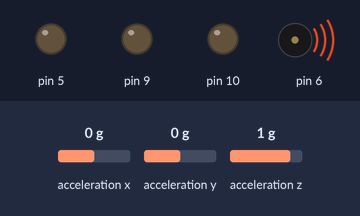
Bench run of a sketch on a simulated Arduino Leonardo, built with avr-gcc and run on an emulated ATmega32U4. Parts: output pins drawn as LEDs (lit = HIGH), buzzer (waves = sounding). Inputs (shaded band) come from the test bench; at power-on: acceleration x 0 g, acceleration y 0 g, acceleration z 1 g. USB keyboard and mouse output is not drawn.

Above: at 1.2 s.
1.3 s: acceleration x set to -0.9 g
2.8 s: acceleration x set to -1.2 g
At 4.4 s:
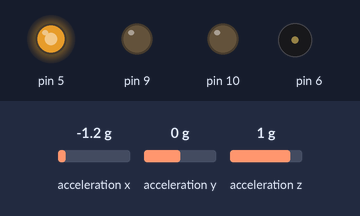
4.8 s: acceleration y set to 0.9 g
6.3 s: acceleration y set to 1.2 g
At 6.7 s:
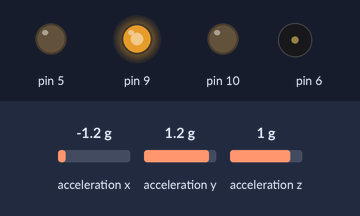
7.8 s: acceleration z set to 1.3 g
At 9.0 s:
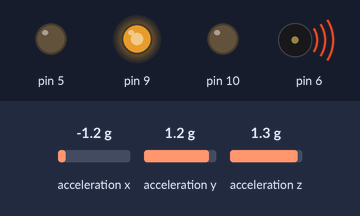
9.3 s: acceleration x set to 1.4 g
At 10.5 s:
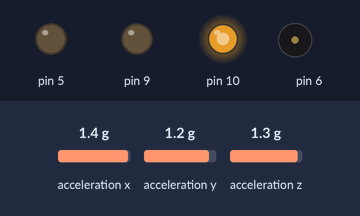
Timing chart, 0 to 12.3 s (numbered marks = the images above; inputs shaded):
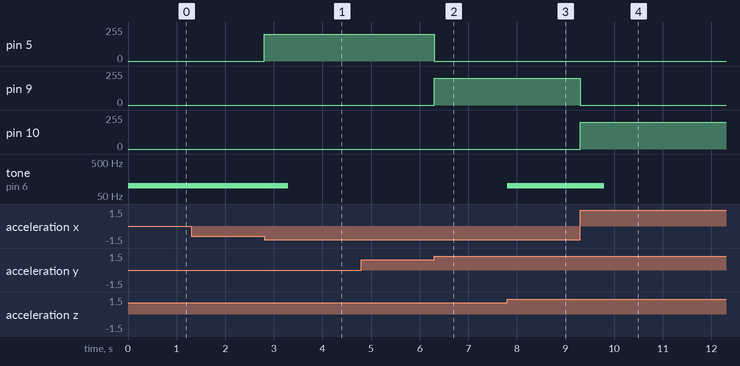

Measured:
- the behaviour switches between -1 and -1.1 g on acceleration x (found by bisection; images 0 and 1)
- the behaviour switches between 1 and 1.1 g on acceleration y (found by bisection; images 1 and 2)
- the behaviour switches between 1.1 and 1.2 g on acceleration z (found by bisection; images 2 and 3)
- after the input at 1.3 s, every drawn part: stays the same
- after the input at 2.8 s, pin 5: 0/255 → 200/255 at once; tone on pin 6: 100 Hz → silent after 0.50 s
- after the input at 4.8 s, every drawn part: stays the same
- after the input at 6.3 s, pin 5: 200/255 → 0/255 at once; pin 9: 0/255 → 200/255 at once
- after the input at 7.8 s, tone on pin 6: silent → 100 Hz at once
- after the input at 9.3 s, pin 9: 200/255 → 0/255 at once; pin 10: 0/255 → 200/255 at once; tone on pin 6: 100 Hz → silent after 0.50 s

The sketch:

arrows.ino
```cpp
/*
  Esplora Rotate Orientation

  Author: Manu Masson
  School: Reddamhouse
  Date: DATE
  Description: Detects the orientation of the Esplora board and,
  changes the LED colour according to the following orientations:
    Top Upright= Blue
    Left Upright = Red
    Right Upright = Green
    Bottom Upright = Yellow

  The Keyboard Modifiers are: KEY_LEFT_ARROW, KEY_RIGHT_ARROW, KEY_UP_ARROW, KEY_DOWN_ARROW

  For example Keyboard.press(KEY_LEFT_ARROW); will press the left arrow.
 */

#include <Esplora.h>
#include <Keyboard.h>

void setup() {
  Keyboard.begin();
}

void loop()
{
  int xAxis = Esplora.readAccelerometer(X_AXIS);    // read the X axis
  int yAxis = Esplora.readAccelerometer(Y_AXIS);    // read the Y axis
  int zAxis = Esplora.readAccelerometer(Z_AXIS);    // read the Z axis

  if(yAxis > 150 && yAxis > xAxis && yAxis > zAxis){
    Esplora.writeRGB(0,0,200);
    Keyboard.press(KEY_UP_ARROW);
  }
  else if (xAxis < -100 && abs(xAxis) > zAxis && abs(xAxis) > yAxis){
   Esplora.writeRGB(200,0,0);
  Keyboard.press(KEY_RIGHT_ARROW);
  }

  else if (yAxis < -100 && abs(yAxis) > xAxis && abs(yAxis) > zAxis){
    Esplora.writeRGB(200,200, 0);
    Keyboard.press(KEY_DOWN_ARROW);
  }
  else if (xAxis > 100 && abs(xAxis) > zAxis && abs(xAxis) > yAxis){
    Esplora.writeRGB(0,200,0);
    Keyboard.press(KEY_LEFT_ARROW);
  }

  else if (Esplora.readButton(1) == LOW){
     Esplora.tone(100, 500) ;
    Keyboard.press('/');
  }

  else{
  Keyboard.releaseAll();      // release all the keys
  }
}
```
